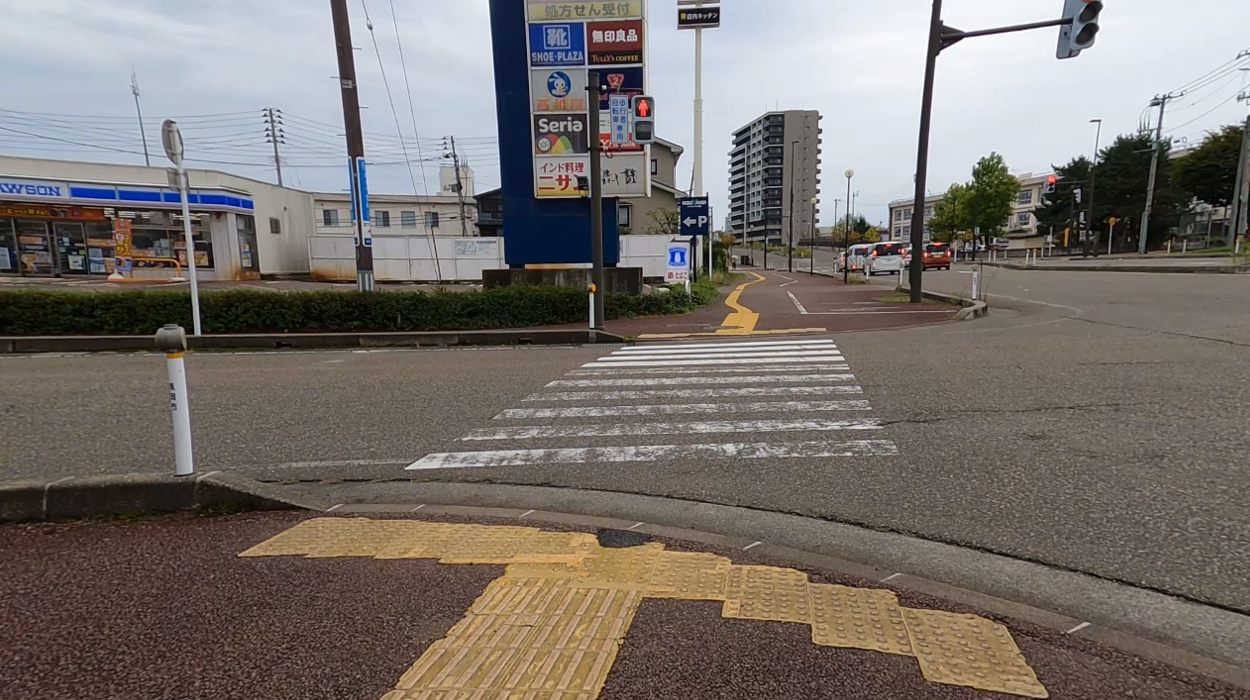
#> input picture Input/right1.png, 1250 x 700 px, found by its file name
$ python color-seg2.py
#> lines starting #> are read from the running program, lines starting #| are printed output that depends on the picture; after the words box and inside, x2 and y2 are one past the last pixel; in counts of white or black regions, pixels touching at a corner belong together
import cv2
import numpy as np

# ================= 設定 =================
IMG_PATH = "Input/right1.png"
OUT_PATH = "Output/edge_color_segment.png"

K = 5                 # 色クラスタ数（4〜6推奨）
ALPHA = 0.01         # 空間重み（重要）
LOW_THRESH = 80
HIGH_THRESH = 200

KERNEL_SIZE = 5

# ================= 画像読み込み =================
img = cv2.imread(IMG_PATH)
#> img is the input picture: shape (700, 1250, 3); mean B, G, R 108.9, 114, 120.9
if img is None:
    raise RuntimeError("画像を読み込めません")

h, w = img.shape[:2]
#> h = 700; w = 1250

# ================= 色クラスタリング（Lab + xy） =================
lab = cv2.cvtColor(img, cv2.COLOR_BGR2LAB)
#> lab: shape (700, 1250, 3); mean of channels 0, 1, 2 121.2, 130.4, 132.1

features = []
for y in range(h):
    for x in range(w):
        L, a, b = lab[y, x]
        features.append([L, a, b, ALPHA * x, ALPHA * y])
#> after the loop, features = 875000 items

Z = np.array(features, dtype=np.float32)

criteria = (cv2.TERM_CRITERIA_EPS + cv2.TERM_CRITERIA_MAX_ITER, 30, 1.0)
_, labels, _ = cv2.kmeans(
    Z, K, None, criteria, 5, cv2.KMEANS_RANDOM_CENTERS
)

labels_img = labels.reshape((h, w))
#> labels_img: shape (700, 1250) int32; 5 distinct labels, from 0 to 4

# ================= エッジ検出 =================
gray = cv2.cvtColor(img, cv2.COLOR_BGR2GRAY)
blur = cv2.GaussianBlur(gray, (5, 5), 0)
edges = cv2.Canny(blur, LOW_THRESH, HIGH_THRESH)
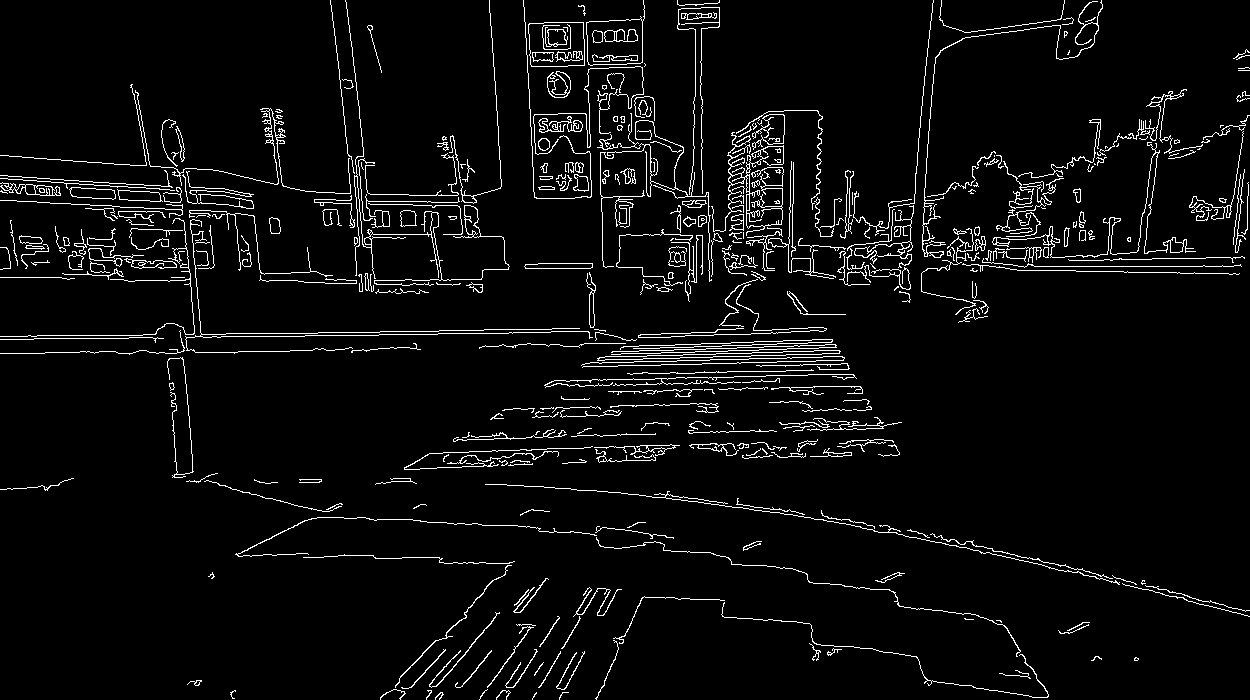
#> edges: shape (700, 1250); 4.6% white in thin lines or dots

# エッジを少し太く（境界を安定させる）
kernel = cv2.getStructuringElement(
    cv2.MORPH_ELLIPSE, (3, 3)
)
edges_dilated = cv2.dilate(edges, kernel, iterations=1)
#> edges_dilated: shape (700, 1250); 12.8% white; 88 white regions, largest, box (x1, y1, x2, y2) and area: (0, 0, 851, 371) 34244, (522, 0, 935, 304) 26224, (920, 0, 1250, 324) 15866

# ================= クラスタごとに連結成分 =================
label_map = np.zeros((h, w), dtype=np.int32)
current_label = 1

for k in range(K):
    # クラスタマスク
    mask = (labels_img == k).astype(np.uint8) * 255

    # エッジで分断
    mask[edges_dilated > 0] = 0

    # モルフォロジーで穴埋め
    kernel = cv2.getStructuringElement(
        cv2.MORPH_ELLIPSE, (KERNEL_SIZE, KERNEL_SIZE)
    )
    mask = cv2.morphologyEx(mask, cv2.MORPH_CLOSE, kernel)

    # 連結成分抽出（＝物体）
    num_cc, cc = cv2.connectedComponents(mask)

    for i in range(1, num_cc):
        label_map[cc == i] = current_label
        current_label += 1
#> this loop made 5 passes
#> num_cc on passes 1 to 5: 1963, 2312, 354, 2020, 1440
#> pass 1, `num_cc, cc = cv2.connectedComponents(mask)`:
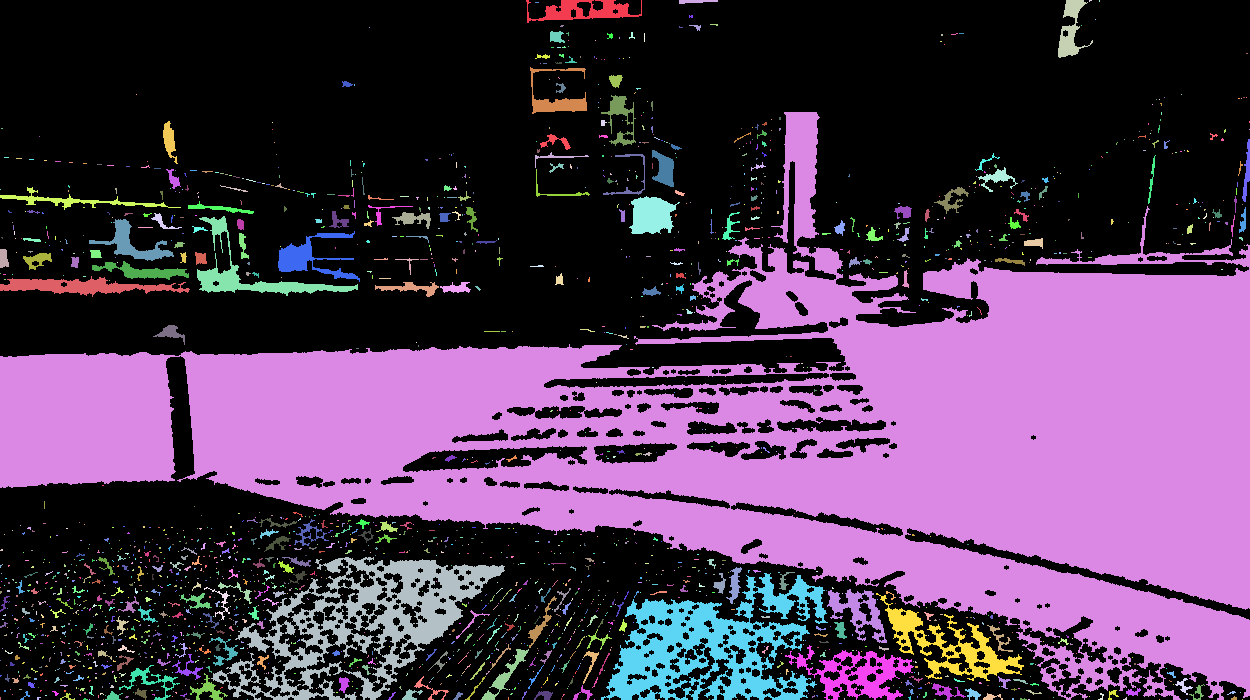
#> cc: shape (700, 1250) int32; 1963 distinct labels, from 0 to 1962; one colour per label, 0 black
#> after the loop:
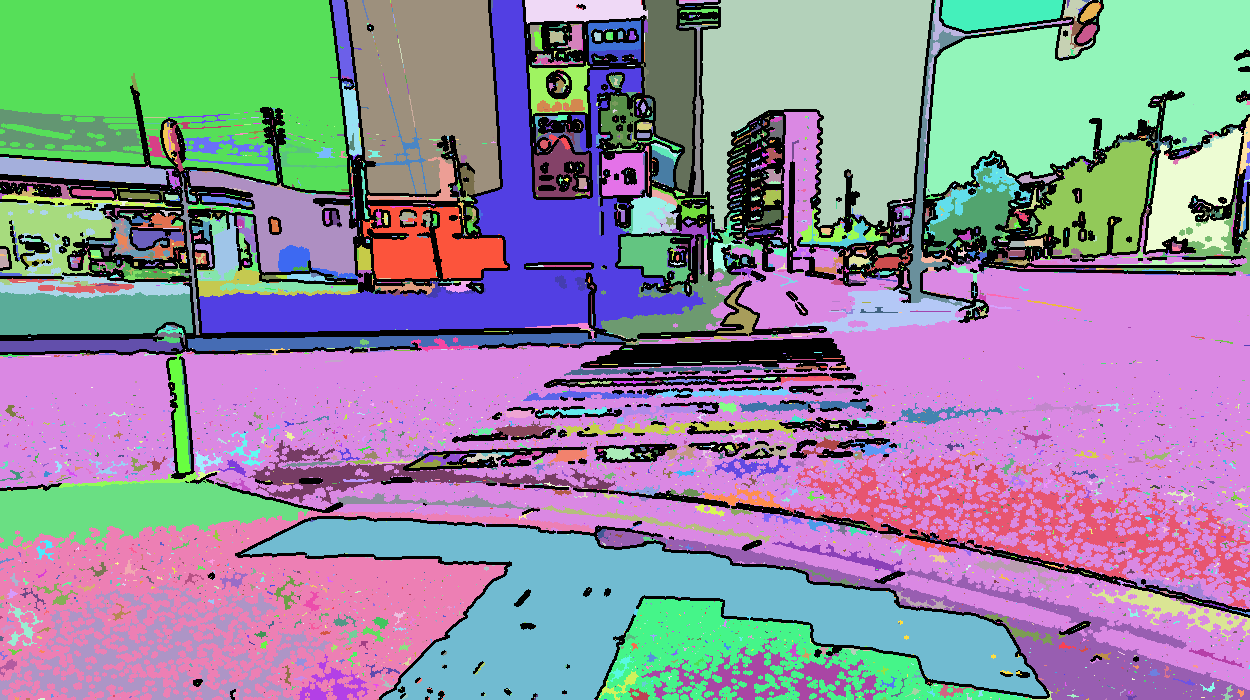
#> label_map: shape (700, 1250) int32; 6336 distinct labels, from 0 to 8084; one colour per label, 0 black
#> after the loop:
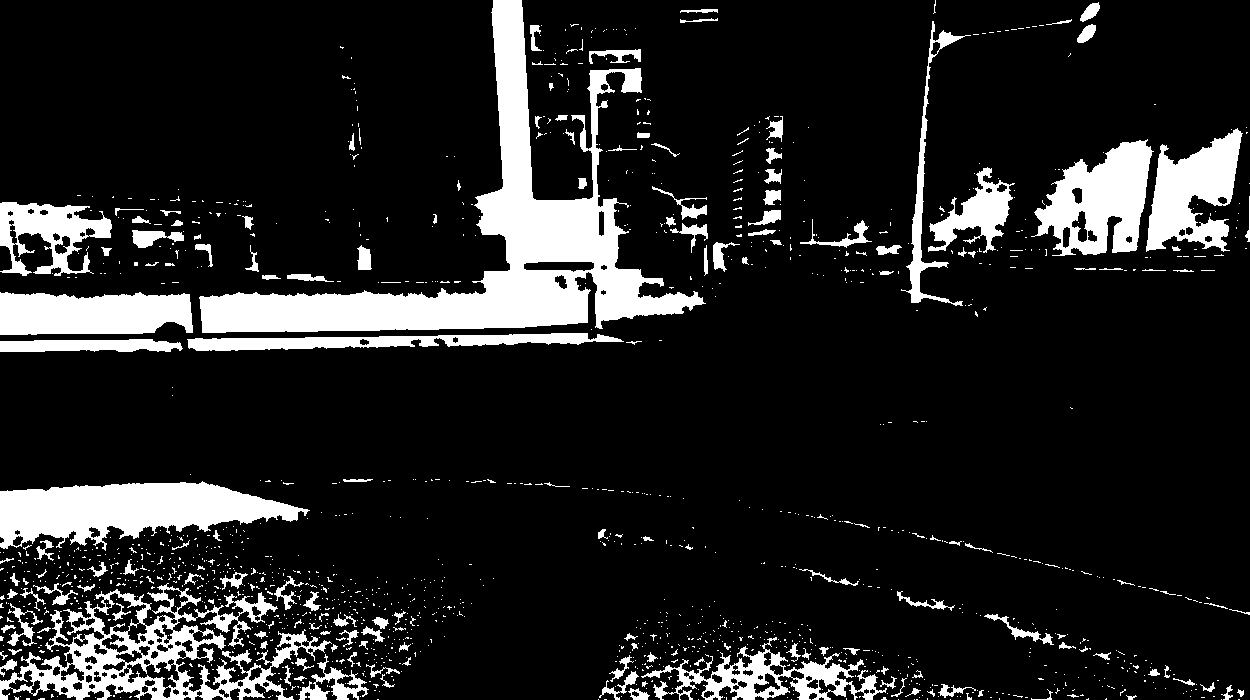
#> mask: shape (700, 1250); 13.9% white; 1439 white regions (1264 under 20 px), largest, box (x1, y1, x2, y2) and area: (199, 0, 706, 333) 35546, (0, 481, 310, 551) 12510, (0, 583, 332, 700) 12339
#> after the loop, current_label = 8085

num_objects = current_label - 1
#> num_objects = 8084
print("検出された物体数:", num_objects)
#| 検出された物体数: 8084

# ================= ランダム色で可視化 =================
rng = np.random.default_rng(0)
seg_vis = np.zeros((h, w, 3), dtype=np.uint8)

for label in range(1, current_label):
    color = rng.integers(50, 255, size=3, dtype=np.uint8)
    seg_vis[label_map == label] = color
#> this loop made 8084 passes
#> color on passes 1 to 3: [205, 223, 215], [76, 223, 248], [197, 235, 112]
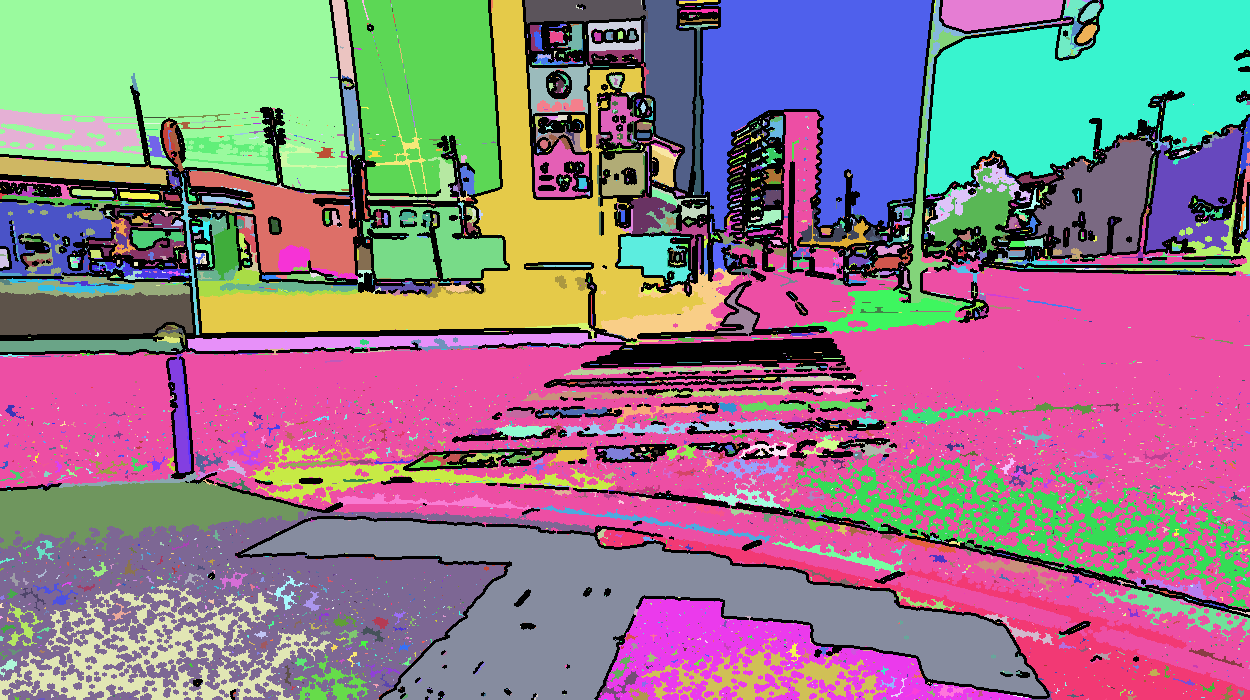
#> seg_vis: shape (700, 1250, 3); mean of channels 0, 1, 2 136.8, 123.2, 147.3; drawn as B, G, R

cv2.imwrite(OUT_PATH, seg_vis)
print("保存しました:", OUT_PATH)
